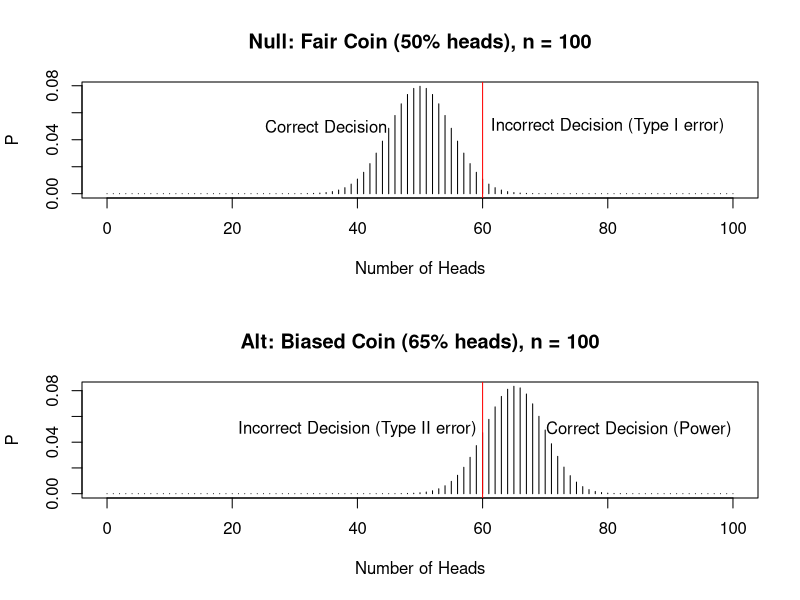

Source code (R):
## ---- chunk 1
1 - pbinom(q = 14, size = 20, prob = 0.6)
## ---- chunk 2
1 - pbinom(q = 59, size = 100, prob = 0.6)
## ---- chunk 3
1 - pbinom(q = 59, size = 100, prob = 0.65)
## ---- chunk 4
pbinom(q = 59, size = 100, prob = 0.65)
## ---- chunk 5
1 - pbinom(q = 59, size = 100, prob = 0.5)
## ---- chunk 6
n <- c(70, 80, 90, 100)
1 - pbinom(q = 0.60*n, size = n, prob = 0.65) 
## ---- chunk 7
1 - pbinom(q = 47, size = 80, prob = 0.5)
## ---- chunk 8
p1 <- dbinom(x = 0:100, size = 100, prob = 0.65)
p2 <- dbinom(x = 0:100, size = 100, prob = 0.5)
op <- par(mfrow=c(2,1))
plot(0:100,p2, type="h", main="Null: Fair Coin (50% heads), n = 100", ylab="P", xlab="Number of Heads")
abline(v = 60, col="red")
text(80,0.05, "Incorrect Decision (Type I error)")
text(35,0.05, "Correct Decision")
plot(0:100,p1, type="h", main="Alt: Biased Coin (65% heads), n = 100", ylab="P", xlab="Number of Heads")
abline(v = 60, col="red")
text(85,0.05, "Correct Decision (Power)")
text(40,0.05, "Incorrect Decision (Type II error)")
par(op)
